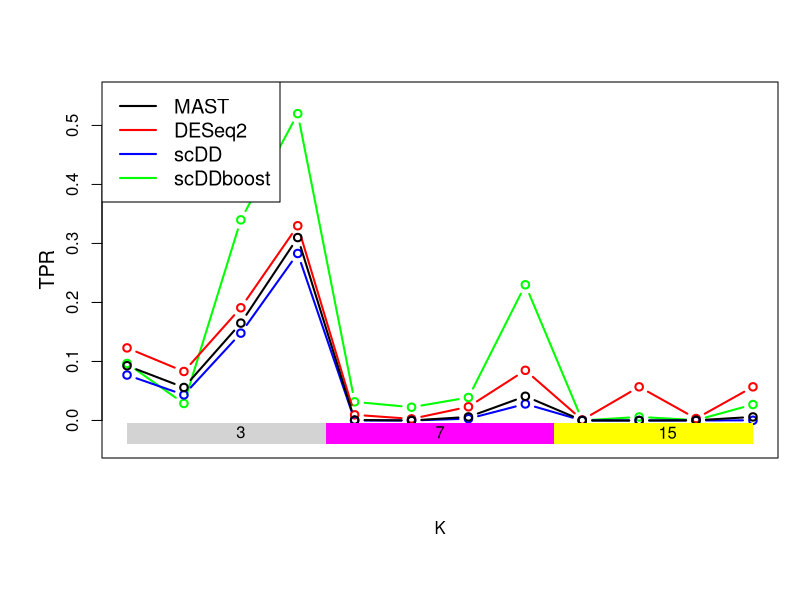
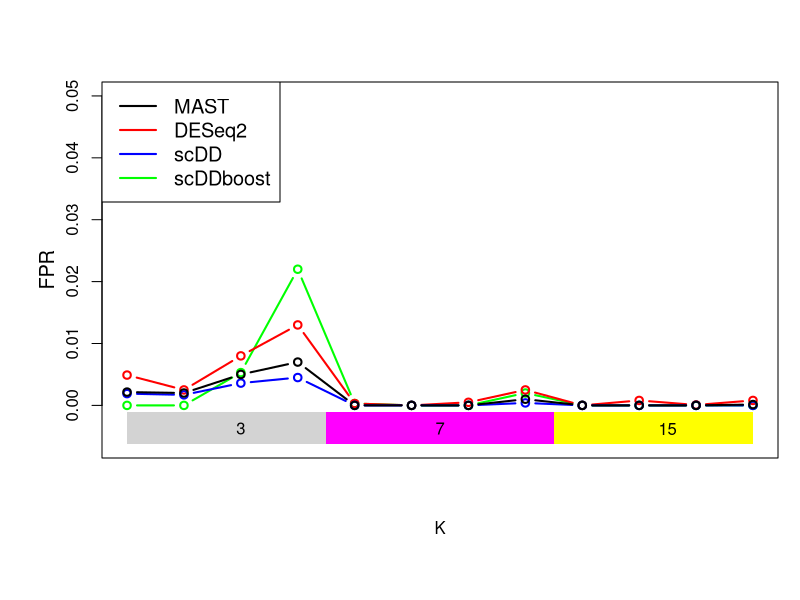
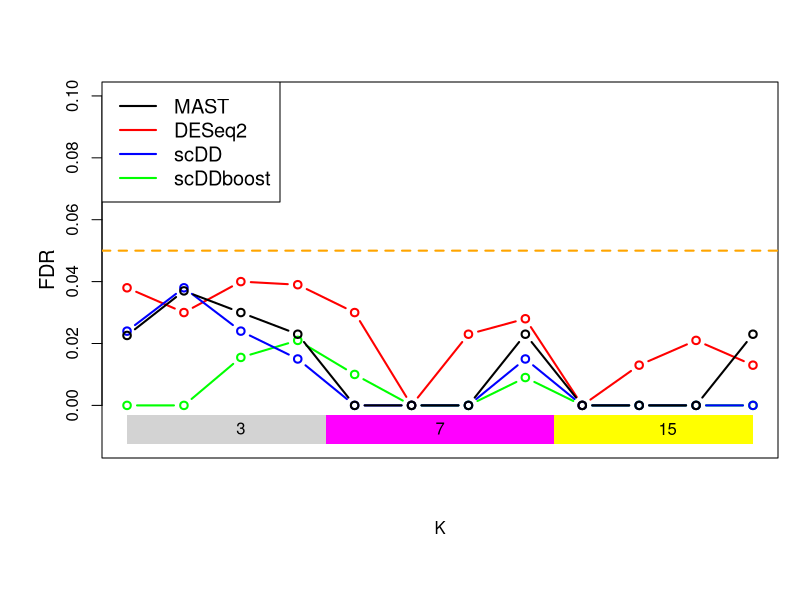

Write the R code that produced these figures, in order.
library(ggplot2)

#True positive rate, False positive rate, FDR order from K = 3, 7, 15 and (0.1,0.4), (-0.1, 0.3), (0.3, 0.5) , (-0.1,1)

# MAST
TP_mst = c(0.0928,0.0559,0.165,0.31,0.0008,0,0.006,0.041,0,0,0.00029,0.006)
FP_mst = c(0.00215,0.002,0.005,0.007,0,0,0,0.001,0,0,0,0.00014)
FDR_mst = c(0.0226,0.037,0.03,0.023,0,0,0,0.023,0,0,0,0.023)

# scDD
TP_sc = c(0.077,0.0434,0.148,0.283,0,0,0.003,0.028,0,0,0,0.00029)
FP_sc = c(0.0019,0.0017,0.0036,0.0045,0,0,0,0.0004,0,0,0,0)
FDR_sc = c(0.024,0.038,0.024,0.015,0,0,0,0.015,0,0,0,0)

# DESeq2
TP_des = c(0.123,0.083,0.191,0.33,0.0096,0.0027,0.0232,0.085,0.00094,0.057,0.00326,0.057)
FP_des = c(0.0049,0.0025,0.008,0.013,0.0003,0,0.0005,0.0025,0,0.0008,0.00007,0.0008)
FDR_des = c(0.038,0.03,0.04,0.039,0.03,0,0.023,0.028,0,0.013,0.021,0.013)

# scDDboost
TP_scb = c(0.0966,0.0288,0.34,0.52,0.0316,0.0225,0.039,0.23,0,0.006,0.00065,0.027)
FP_scb = c(0,0,0.0053,0.022,0.0003,0,0,0.002,0,0,0,0)
FDR_scb = c(0,0,0.0155,0.021,0.01,0,0,0.009,0,0,0,0)


pdf("simuTPR.pdf", height = 6, width = 10)
par(mar=c(7,5,4,1)+.1)
plot(TP_scb, type = "b", lwd = 2, col = "green", 
     ylab = "", xaxt = 'n', xlab = "K", ylim = c(-0.04,0.55))
mtext("TPR", side=2, line=2.2, cex=1.2, yaxt = 'n')
lines(TP_des , type = "b", lwd = 2, col = "red")
lines( TP_sc , type = "b", lwd = 2, col = "blue")
lines( TP_mst , type = "b", lwd = 2)
#axis(1, at=1:12, cex.axis= 1.2, las = 2) 
legend("topleft", legend=c("MAST", "DESeq2", "scDD", "scDDboost"),
       col=c("black", "red", "blue","green"),lty = 1, cex = 1.2,lwd = 2)
polygon( c(1,1, 4.5 ,4.5) , c(-0.04,-0.005,-0.005,-0.04) , col="lightgrey",
         border=FALSE )
text( 3,  -0.02, "3" )

polygon( c(4.5,4.5, 8.5 ,8.5) , c(-0.04,-0.005,-0.005,-0.04) , col="magenta",
         border=FALSE )
text( 6.5,  -0.02, "7" )

polygon( c(8.5,8.5, 12 ,12) , c(-0.04,-0.005,-0.005,-0.04) , col="yellow",
         border=FALSE )
text( 10.5,  -0.02, "15" )
dev.off()


pdf("simuFPR.pdf", height = 6, width = 10)
par(mar=c(7,5,4,1)+.1)
plot(FP_scb, type = "b", lwd = 2, col = "green", 
     ylab = "", xaxt = 'n', xlab = "K", ylim = c(-0.025/4,0.05))
mtext("FPR", side=2, line=2.2, cex=1.2, yaxt = 'n')
lines(FP_des , type = "b", lwd = 2, col = "red")
lines( FP_sc , type = "b", lwd = 2, col = "blue")
lines( FP_mst , type = "b", lwd = 2)
#axis(1, at=1:12, cex.axis= 1.2, las = 2) 
legend("topleft", legend=c("MAST", "DESeq2", "scDD", "scDDboost"),
       col=c("black", "red", "blue","green"),lty = 1, cex = 1.2,lwd = 2)
polygon( c(1,1, 4.5 ,4.5) , c(-0.025/4,-0.001,-0.001,-0.025/4) , col="lightgrey",
         border=FALSE )
text( 3,  -0.015/4, "3" )

polygon( c(4.5,4.5, 8.5 ,8.5) , c(-0.025/4,-0.001,-0.001,-0.025/4) , col="magenta",
         border=FALSE )
text( 6.5,  -0.015/4, "7" )

polygon( c(8.5,8.5, 12 ,12) , c(-0.025/4,-0.001,-0.001,-0.025/4) , col="yellow",
         border=FALSE )
text( 10.5,  -0.015/4, "15" )
dev.off()

pdf("simuFDR.pdf", height = 6, width = 10)
par(mar=c(7,5,4,1)+.1)
plot(FDR_scb, type = "b", lwd = 2, col = "green",
ylab = "", xaxt = 'n', xlab = "K", ylim = c(-0.025 / 2,0.1))
abline(a=0.05,b=0,lwd = 2,lty = 2,col = "orange")
mtext("FDR", side=2, line=2.2, cex=1.2, yaxt = 'n')
lines(FDR_des , type = "b", lwd = 2, col = "red")
lines( FDR_sc , type = "b", lwd = 2, col = "blue")
lines( FDR_mst , type = "b", lwd = 2)
#axis(1, at=1:12, cex.axis= 1.2, las = 2)
legend("topleft", legend=c("MAST", "DESeq2", "scDD", "scDDboost"),
col=c("black", "red", "blue","green"),lty = 1, cex = 1.2,lwd = 2)
polygon( c(1,1, 4.5 ,4.5) , c(-0.025 / 2,-0.003,-0.003,-0.025 / 2) , col="lightgrey",
border=FALSE )
text( 3,  -0.015 / 2, "3" )

polygon( c(4.5,4.5, 8.5 ,8.5) , c(-0.025 / 2,-0.003,-0.003,-0.025 / 2) , col="magenta",
border=FALSE )
text( 6.5,  -0.015 / 2, "7" )

polygon( c(8.5,8.5, 12 ,12) , c(-0.025 / 2,-0.003,-0.003,-0.025 / 2) , col="yellow",
border=FALSE )
text( 10.5,  -0.015 / 2, "15" )
dev.off()
